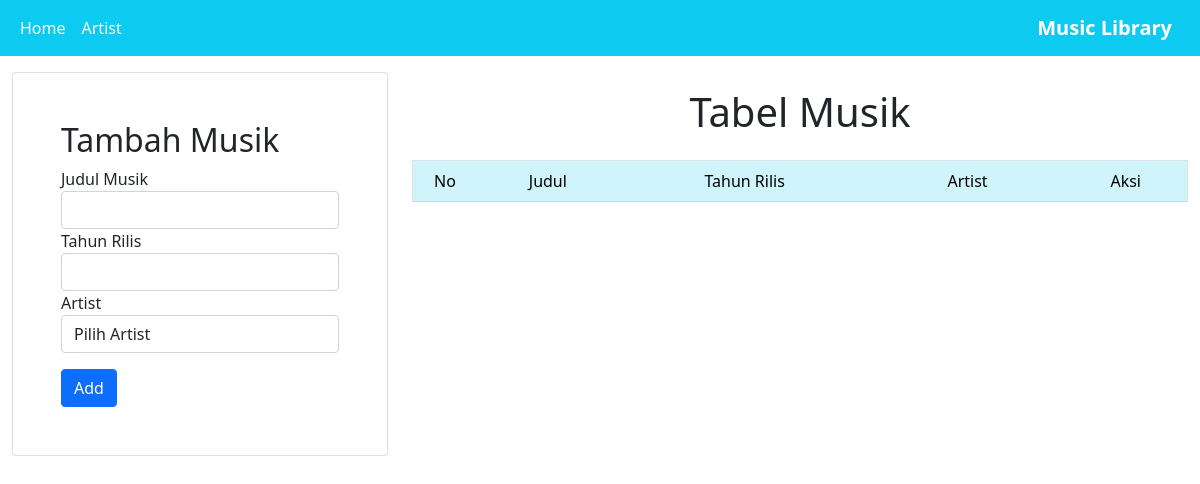
Before: / with the older database file.
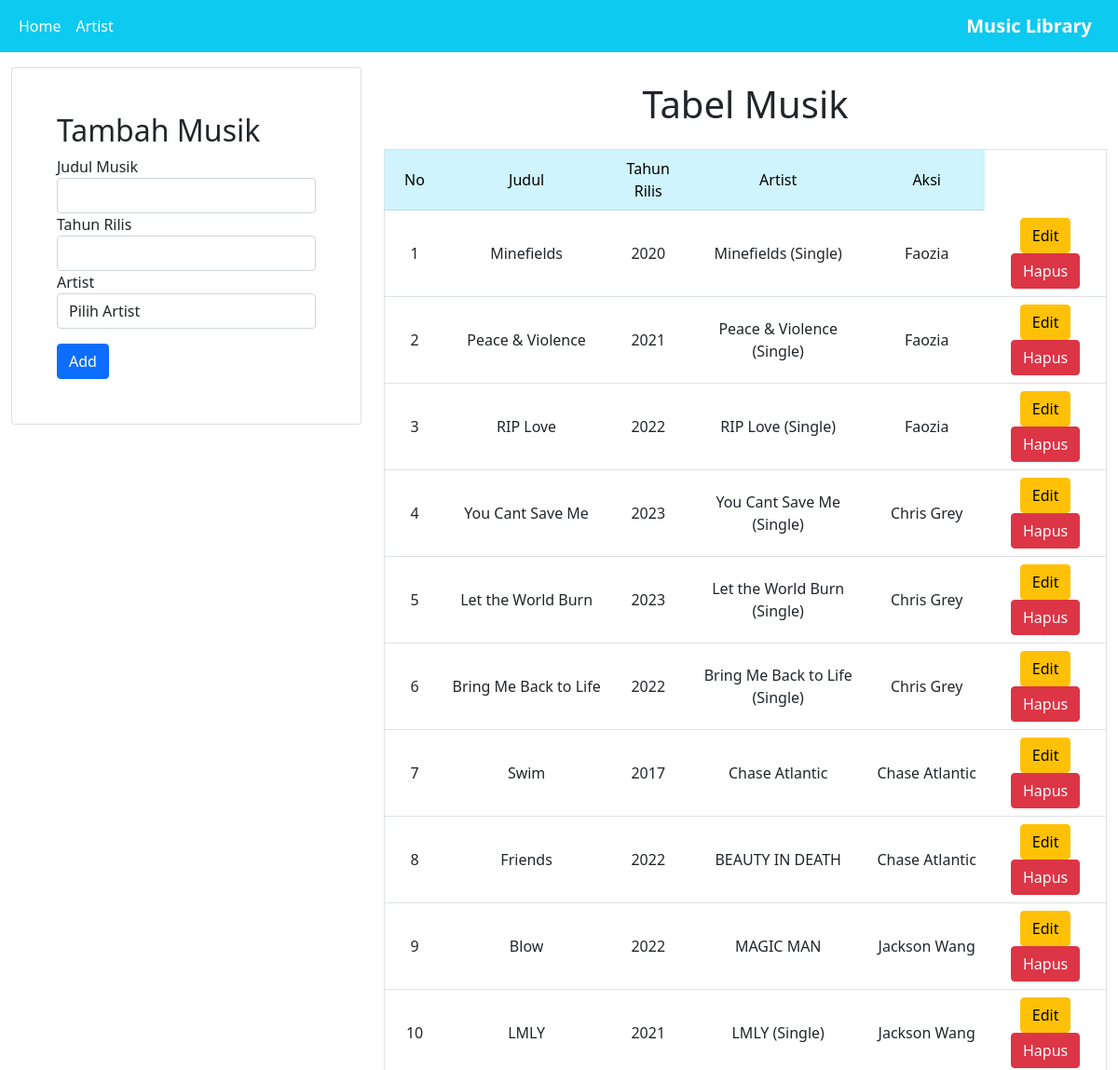
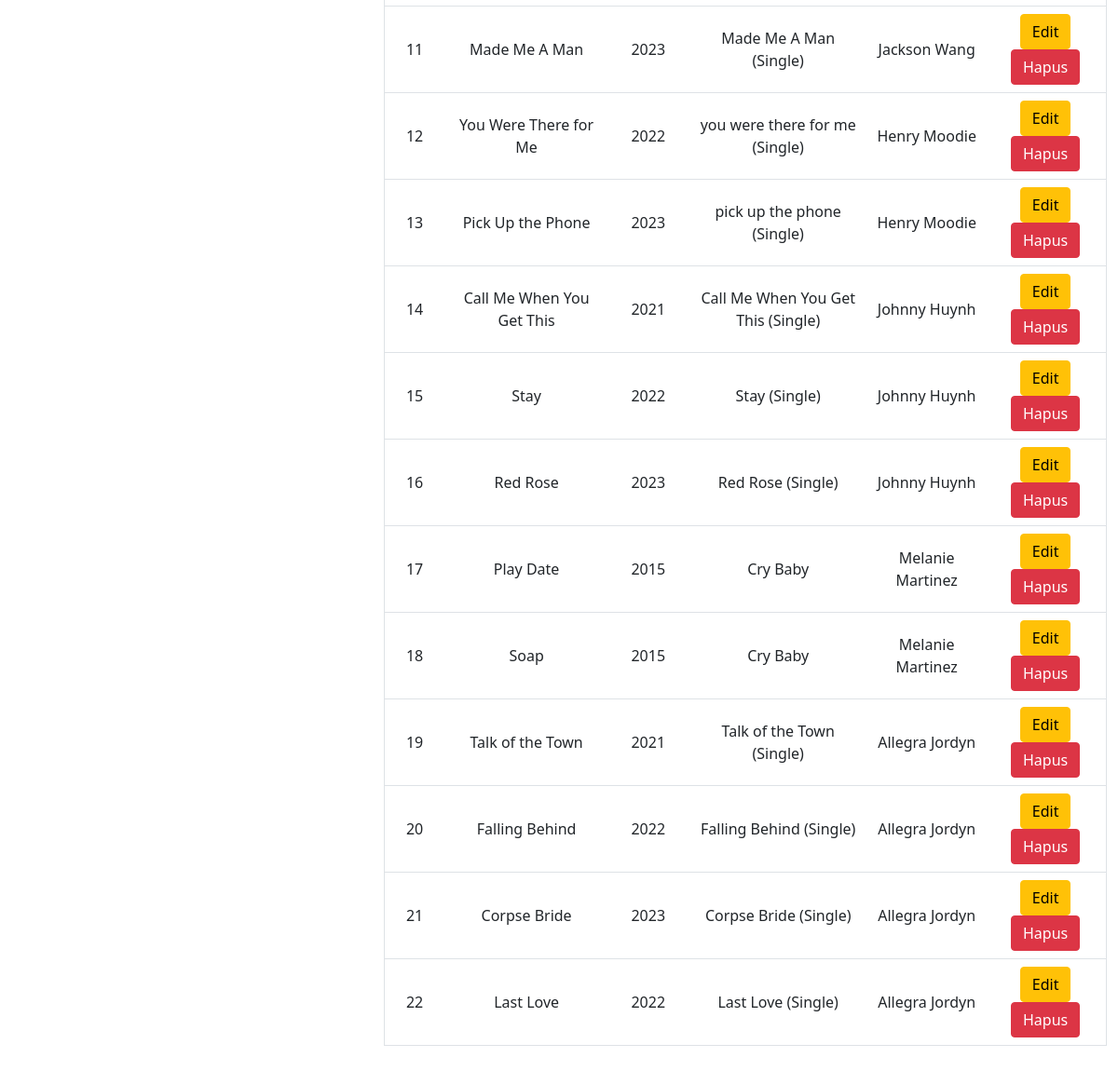
After: the same page with the newer database file (2 pictures, top to bottom).
### tables this page shows
CREATE TABLE `song` (
  `id` int(11) NOT NULL,
  `title` varchar(150) NOT NULL,
  `release_year` int(11) DEFAULT NULL,
  `album_id` int(11) DEFAULT NULL
);

CREATE TABLE `album` (
  `id` int(11) NOT NULL,
  `title` varchar(150) NOT NULL,
  `release_year` int(11) DEFAULT NULL,
  `artist_id` int(11) DEFAULT NULL
);

CREATE TABLE `artist` (
  `id` int(11) NOT NULL,
  `name` varchar(100) NOT NULL,
  `country` varchar(100) DEFAULT NULL,
  `debut_year` int(11) DEFAULT NULL,
  `genre` varchar(100) DEFAULT NULL
);

### controllers/SongController.php (called while the page is built, shortened)
<?php
include_once("models/Album.php");
include_once("views/SongView.php");
class SongController
{
  private $song;
  private $album;
  function __construct()
  {
    $this->song = new Song(Config::$db_host, Config::$db_user, Config::$db_pass, Config::$db_name);
    $this->album = new Album(Config::$db_host, Config::$db_user, Config::$db_pass, Config::$db_name);
  }
  public function index()
  {
    $this->song->open();
    $this->album->open();
    $this->song->getSong();
    $this->album->getAlbum();
    $data = array('song' => array(), 'album' => array());
    while ($row = $this->song->getResult()) {
      array_push($data['song'], $row);
    }
    $this->album->getAlbum();
    while ($row = $this->album->getResult()) {
      array_push($data['album'], $row);
    }
    $view = new SongView();
    $view->render($data);
  }
}

### views/SongView.php (the view, shortened to what this page needs)
<?php
class SongView
{
  public function render($data)
  {
    $no = 1;
    $dataSong = null;
    foreach ($data['song'] as $val) {
      list($id, $title, $release_year, $album_name, $artist_name) = $val;
      $dataSong .= "<tr class='text-center align-middle'>
                <td>" . $no++ . "</td>
                <td>" . $title . "</td>
                <td>" . $release_year . "</td>
                <td>" . $album_name . "</td>
                <td>" . $artist_name . "</td>";
      $dataSong .= "
              <td>
                <a href='index.php?id_edit=" . $id .  "' class='mb-2 btn btn-warning mb-md-0 mb-lg-0 mb-xl-0' '>Edit</a>
                <a href='index.php?id_hapus=" . $id . "' class='btn btn-danger' '>Hapus</a>
              </td></tr>";
    }
  }
}

Changed rows visible on the page:
now on this page (row edited): song: title "Minefields", release_year "2020", album.title "Minefields (Single)", artist.name "Faozia"
now on this page (row edited): song: title "Peace & Violence", release_year "2021", album.title "Peace & Violence (Single)", artist.name "Faozia"
now on this page (row edited): song: title "RIP Love", release_year "2022", album.title "RIP Love (Single)", artist.name "Faozia"
now on this page (row edited): song: title "You Cant Save Me", release_year "2023", album.title "You Cant Save Me (Single)", artist.name "Chris Grey"
now on this page (row edited): song: title "Let the World Burn", release_year "2023", album.title "Let the World Burn (Single)", artist.name "Chris Grey"
now on this page (row edited): song: title "Bring Me Back to Life", release_year "2022", album.title "Bring Me Back to Life (Single)", artist.name "Chris Grey"
now on this page (row edited): song: title "Swim", release_year "2017", album.title "Chase Atlantic", artist.name "Chase Atlantic"
now on this page (row edited): song: title "Friends", release_year "2022", album.title "BEAUTY IN DEATH", artist.name "Chase Atlantic"
now on this page (row edited): song: title "Blow", release_year "2022", album.title "MAGIC MAN", artist.name "Jackson Wang"
now on this page (row edited): song: title "LMLY", release_year "2021", album.title "LMLY (Single)", artist.name "Jackson Wang"
now on this page (row edited): song: title "Made Me A Man", release_year "2023", album.title "Made Me A Man (Single)", artist.name "Jackson Wang"
now on this page (row edited): song: title "You Were There for Me", release_year "2022", album.title "you were there for me (Single)", artist.name "Henry Moodie"
now on this page (row edited): song: title "Pick Up the Phone", release_year "2023", album.title "pick up the phone (Single)", artist.name "Henry Moodie"
now on this page (row edited): song: title "Call Me When You Get This", release_year "2021", album.title "Call Me When You Get This (Single)", artist.name "Johnny Huynh"
now on this page (row edited): song: title "Stay", release_year "2022", album.title "Stay (Single)", artist.name "Johnny Huynh"
now on this page (row edited): song: title "Red Rose", release_year "2023", album.title "Red Rose (Single)", artist.name "Johnny Huynh"
now on this page (row edited): song: title "Play Date", release_year "2015", album.title "Cry Baby", artist.name "Melanie Martinez"
now on this page (row edited): song: title "Soap", release_year "2015", album.title "Cry Baby", artist.name "Melanie Martinez"
now on this page (row edited): song: title "Talk of the Town", release_year "2021", album.title "Talk of the Town (Single)", artist.name "Allegra Jordyn"
now on this page (row edited): song: title "Falling Behind", release_year "2022", album.title "Falling Behind (Single)", artist.name "Allegra Jordyn"
now on this page (row edited): song: title "Corpse Bride", release_year "2023", album.title "Corpse Bride (Single)", artist.name "Allegra Jordyn"
now on this page (row edited): song: title "Last Love", release_year "2022", album.title "Last Love (Single)", artist.name "Allegra Jordyn"
